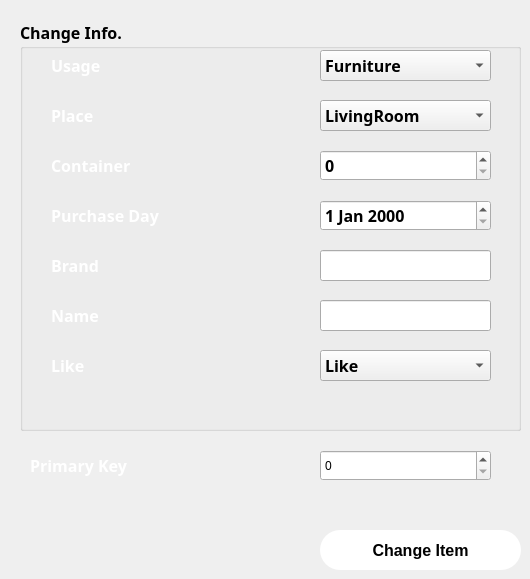
   <widget class="QWidget" name="Change_Item">
    <attribute name="title">
     <string>Change Item</string>
    </attribute>
    <attribute name="toolTip">
     <string>Change Information of Item</string>
    </attribute>
    <widget class="QLabel" name="label_21">
     <property name="geometry">
      <rect>
       <x>30</x>
       <y>450</y>
       <width>261</width>
       <height>31</height>
      </rect>
     </property>
     <property name="font">
      <font>
       <family>century gothic</family>
       <pointsize>12</pointsize>
       <weight>75</weight>
       <bold>true</bold>
      </font>
     </property>
     <property name="styleSheet">
      <string notr="true">color:white;</string>
     </property>
     <property name="text">
      <string>Primary Key</string>
     </property>
    </widget>
    <widget class="QPushButton" name="ChangePush">
     <property name="geometry">
      <rect>
       <x>320</x>
       <y>530</y>
       <width>201</width>
       <height>40</height>
      </rect>
     </property>
     <property name="styleSheet">
      <string notr="true">QPushButton {
	background:white;	
	border-radius:20px;
	font:12pt;
	font-weight:bold;
}

QPushButton:hover {
	color:white;
	background:rgba(0,0,0,0.8);
}

</string>
     </property>
     <property name="text">
      <string>Change Item</string>
     </property>
    </widget>
    <widget class="QSpinBox" name="NumberChange">
     <property name="geometry">
      <rect>
       <x>320</x>
       <y>450</y>
       <width>171</width>
       <height>31</height>
      </rect>
     </property>
    </widget>
    <widget class="QGroupBox" name="ChangeBox">
     <property name="geometry">
      <rect>
       <x>20</x>
       <y>20</y>
       <width>501</width>
       <height>411</height>
      </rect>
     </property>
     <property name="font">
      <font>
       <family>century gothic</family>
       <pointsize>12</pointsize>
       <weight>75</weight>
       <bold>true</bold>
      </font>
     </property>
     <property name="title">
      <string>Change Info.</string>
     </property>
     <widget class="QSpinBox" name="ContainerChange">
      <property name="geometry">
       <rect>
        <x>300</x>
        <y>130</y>
        <width>171</width>
        <height>31</height>
       </rect>
      </property>
     </widget>
     <widget class="QComboBox" name="StorageChange">
      <property name="geometry">
       <rect>
        <x>300</x>
        <y>80</y>
        <width>171</width>
        <height>31</height>
       </rect>
      </property>
      <item>
       <property name="text">
        <string>LivingRoom</string>
       </property>
      </item>
      <item>
       <property name="text">
        <string>Kitchen</string>
       </property>
      </item>
      <item>
       <property name="text">
        <string>BathRoom</string>
       </property>
      </item>
      <item>
       <property name="text">
        <string>BedRoom</string>
       </property>
      </item>
      <item>
       <property name="text">
        <string>Library</string>
       </property>
      </item>
      <item>
       <property name="text">
        <string>Etc</string>
       </property>
      </item>
     </widget>
     <widget class="QLineEdit" name="BrandChange">
      <property name="geometry">
       <rect>
        <x>300</x>
        <y>230</y>
        <width>171</width>
        <height>31</height>
       </rect>
      </property>
     </widget>
     <widget class="QComboBox" name="UsageChange">
      <property name="geometry">
       <rect>
        <x>300</x>
        <y>30</y>
        <width>171</width>
        <height>31</height>
       </rect>
      </property>
      <item>
       <property name="text">
        <string>Furniture</string>
       </property>
      </item>
      <item>
       <property name="text">
        <string>Electric</string>
       </property>
      </item>
      <item>
       <property name="text">
        <string>Clothes</string>
       </property>
      </item>
      <item>
       <property name="text">
        <string>Books</string>
       </property>
      </item>
      <item>
       <property name="text">
        <string>Bath</string>
       </property>
      </item>
      <item>
       <property name="text">
        <string>Cosmetics</string>
       </property>
      </item>
      <item>
       <property name="text">
        <string>Stationery</string>
       </property>
      </item>
      <item>
       <property name="text">
        <string>Food</string>
       </property>
      </item>
      <item>
       <property name="text">
        <string>Exercise</string>
       </property>
      </item>
      <item>
       <property name="text">
        <string>Etc</string>
       </property>
      </item>
     </widget>
     <widget class="QComboBox" name="LikeChange">
      <property name="geometry">
       <rect>
        <x>300</x>
        <y>330</y>
        <width>171</width>
        <height>31</height>
       </rect>
      </property>
      <item>
       <property name="text">
        <string>Like</string>
       </property>
      </item>
      <item>
       <property name="text">
        <string>Unlike</string>
       </property>
      </item>
     </widget>
     <widget class="QDateEdit" name="DayChange">
      <property name="geometry">
       <rect>
        <x>300</x>
        <y>180</y>
        <width>171</width>
        <height>31</height>
       </rect>
      </property>
     </widget>
     <widget class="QLineEdit" name="NameChange">
      <property name="geometry">
       <rect>
        <x>300</x>
        <y>280</y>
        <width>171</width>
        <height>31</height>
       </rect>
      </property>
     </widget>
     <widget class="QLabel" name="label_15">
      <property name="geometry">
       <rect>
        <x>31</x>
        <y>30</y>
        <width>91</width>
        <height>31</height>
       </rect>
      </property>
      <property name="font">
       <font>
        <family>century gothic</family>
        <pointsize>12</pointsize>
        <weight>75</weight>
        <bold>true</bold>
       </font>
      </property>
      <property name="styleSheet">
       <string notr="true">color:white;</string>
      </property>
      <property name="text">
       <string>Usage </string>
      </property>
     </widget>
     <widget class="QLabel" name="label_14">
      <property name="geometry">
       <rect>
        <x>31</x>
        <y>330</y>
        <width>61</width>
        <height>31</height>
       </rect>
      </property>
      <property name="font">
       <font>
        <family>century gothic</family>
        <pointsize>12</pointsize>
        <weight>75</weight>
        <bold>true</bold>
       </font>
      </property>
      <property name="styleSheet">
       <string notr="true">color:white;</string>
      </property>
      <property name="text">
       <string>Like</string>
      </property>
     </widget>
     <widget class="QLabel" name="label_20">
      <property name="geometry">
       <rect>
        <x>31</x>
        <y>230</y>
        <width>121</width>
        <height>31</height>
       </rect>
      </property>
      <property name="font">
       <font>
        <family>century gothic</family>
        <pointsize>12</pointsize>
        <weight>75</weight>
        <bold>true</bold>
       </font>
      </property>
      <property name="styleSheet">
       <string notr="true">color:white;</string>
      </property>
      <property name="text">
       <string>Brand</string>
      </property>
     </widget>
     <widget class="QLabel" name="label_16">
      <property name="geometry">
       <rect>
        <x>31</x>
        <y>280</y>
        <width>71</width>
        <height>31</height>
       </rect>
      </property>
      <property name="font">
       <font>
        <family>century gothic</family>
        <pointsize>12</pointsize>
        <weight>75</weight>
        <bold>true</bold>
       </font>
      </property>
      <property name="styleSheet">
       <string notr="true">color:white;</string>
      </property>
      <property name="text">
       <string>Name</string>
      </property>
     </widget>
     <widget class="QLabel" name="label_19">
      <property name="geometry">
       <rect>
        <x>31</x>
        <y>80</y>
        <width>101</width>
        <height>31</height>
       </rect>
      </property>
      <property name="font">
       <font>
        <family>century gothic</family>
        <pointsize>12</pointsize>
        <weight>75</weight>
        <bold>true</bold>
       </font>
      </property>
      <property name="styleSheet">
       <string notr="true">color:white;</string>
      </property>
      <property name="text">
       <string>Place</string>
      </property>
     </widget>
     <widget class="QLabel" name="label_17">
      <property name="geometry">
       <rect>
        <x>31</x>
        <y>130</y>
        <width>131</width>
        <height>31</height>
       </rect>
      </property>
      <property name="font">
       <font>
        <family>century gothic</family>
        <pointsize>12</pointsize>
        <weight>75</weight>
        <bold>true</bold>
       </font>
      </property>
      <property name="styleSheet">
       <string notr="true">color:white;</string>
      </property>
      <property name="text">
       <string>Container</string>
      </property>
     </widget>
     <widget class="QLabel" name="label_18">
      <property name="geometry">
       <rect>
        <x>31</x>
        <y>180</y>
        <width>241</width>
        <height>31</height>
       </rect>
      </property>
      <property name="font">
       <font>
        <family>century gothic</family>
        <pointsize>12</pointsize>
        <weight>75</weight>
        <bold>true</bold>
       </font>
      </property>
      <property name="styleSheet">
       <string notr="true">color:white;</string>
      </property>
      <property name="text">
       <string>Purchase Day</string>
      </property>
     </widget>
    </widget>
   </widget>
